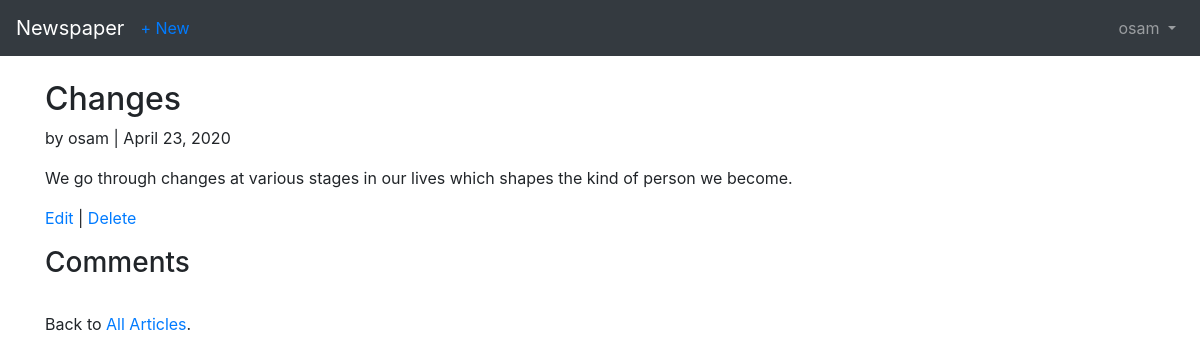
Screenshot of /articles/5 (signed in) with the database file from the repository.
### users/models.py (models this page shows)
class CustomUser(AbstractUser):
    pass

### articles/models.py (models this page shows, shortened)
class Article(models.Model):
    title = models.CharField(max_length=255)
    body = models.TextField()
    date = models.DateField(auto_now_add=True)
    author = models.ForeignKey(get_user_model(), on_delete=models.CASCADE)

### articles/views.py (the view)
# urls.py: path('<int:pk>', ArticleDetailView.as_view(), name='article_detail'),
class ArticleDetailView(LoginRequiredMixin, DeleteView):
    model = Article
    template_name = 'article_detail.html'
    login_url = 'login'

### templates/article_detail.html (shortened to what this page needs)
{% extends '_base.html' %}
{% block content %}
    <div class="article-entry">
        <h2>{{object.title}}</h2>
        <p>by {{ object.author }} | {{ object.date }}</p>
        <p>{{ object.body }}</p>
    </div>
    <p><a href="{% url 'article_edit' article.pk %}">Edit</a> |
        <a href="{% url 'article_delete' article.pk %}">Delete</a></p>
    <div ">
        <h3>Comments</h3>
    </div>
    <br>
        <p>Back to <a href="{% url 'article_list' %}">All Articles</a>.</p>
{% endblock content %}

### templates/_base.html (shortened to what this page needs)
<!DOCTYPE html>
<html lang="en">
<head>
    <link rel="stylesheet" href="https://stackpath.bootstrapcdn.com/bootstrap/4.4.1/css/bootstrap.min.css"
>
</head>
<body>
    <nav class="navbar navbar-expand-md navbar-dark bg-dark mb-4">
        <a class="navbar-brand" href="{% url 'home' %}">Newspaper</a>
            {% if user.is_authenticated %}
                <ul class="navbar-nav mr-auto">
                    <li class="nav-item"><a href="{% url 'article_new' %}">+ New</a></li>
                </ul>
                <ul class="navbar-nav ml-auto">
                    <li class="nav-item">
                        <a class="nav-link dropdown-toggle" href="#" id="userMenu"
                        data-toggle="dropdown" aria-haspopup="true" aria-expanded="false">
                        {{user.username}}
                        </a>
                    </li>
                </ul>
            {% else %}
            <form class="form-inline my-2 my-lg-0">
                <a class="btn btn-outline-secondary" href="{% url 'login' %}">Log In</a>
                <a class="btn btn-primary ml-2" href="{% url 'signup' %}">Sign Up</a>
            </form>
            {% endif %}
    </nav>
    <div class="container">
        {% block content %}
        {% endblock content %}
    </div>
</body>
</html>

### rows the page displays
CustomUser: username "osam"
Article: title "Changes", author "osam", date "April 23, 2020", body "We go through changes at various stages in our lives which shapes the kind of person we become."
